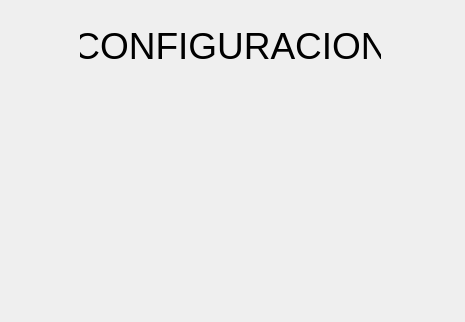
<?xml version="1.0" encoding="UTF-8"?>
<ui version="4.0">
 <class>Form</class>
 <widget class="QWidget" name="Form">
  <property name="geometry">
   <rect>
    <x>0</x>
    <y>0</y>
    <width>465</width>
    <height>322</height>
   </rect>
  </property>
  <property name="windowTitle">
   <string>Form</string>
  </property>
  <widget class="QLabel" name="label">
   <property name="geometry">
    <rect>
     <x>80</x>
     <y>20</y>
     <width>301</width>
     <height>51</height>
    </rect>
   </property>
   <property name="font">
    <font>
     <pointsize>28</pointsize>
    </font>
   </property>
   <property name="text">
    <string>CONFIGURACION</string>
   </property>
   <property name="alignment">
    <set>Qt::AlignCenter</set>
   </property>
  </widget>
  <widget class="QLabel" name="label_2">
   <property name="geometry">
    <rect>
     <x>120</x>
     <y>90</y>
     <width>211</width>
     <height>211</height>
    </rect>
   </property>
   <property name="styleSheet">
    <string notr="true">border-image: url(:/main/IMAGENES/configuraciones.png);
</string>
   </property>
   <property name="text">
    <string/>
   </property>
  </widget>
 </widget>
 <resources>
  <include location="../../../img.qrc"/>
 </resources>
 <connections/>
</ui>
